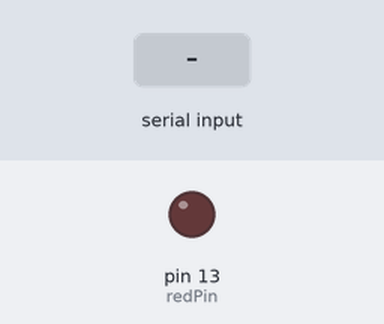
Bench run of a sketch on a simulated Arduino Uno, built with avr-gcc and run on an emulated ATmega328P. On the bench: output pins drawn as LEDs (lit = HIGH). Dashed ring = blinking. Inputs (shaded band) come from the test bench. What the sketch prints to the serial monitor is not drawn.

Above: at 1.2 s.
1.3 s: "90,45\n" received over Serial
At 1.7 s:
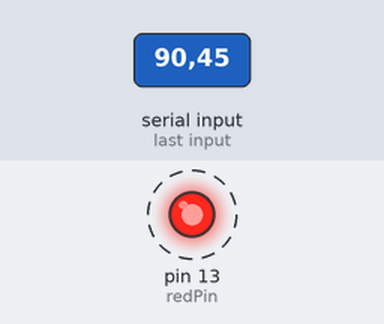
Timing chart, 0 to 10.3 s (numbered marks = the images above; inputs shaded):
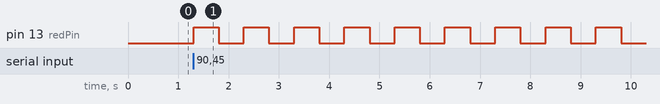

The sketch:

ReadingFromSerialMonitor.ino
```cpp
// Reading a Number from Serial Monitor
int NumOfBlinks;
String msg = "How many Blinks do you want?";
int j;
int redPin = 13;
int dt = 500;
int myNumber;

void setup() {
  // put your setup code here, to run once:

  Serial.begin(9600);
  pinMode(redPin,OUTPUT);

}

void loop() {
  // put your main code here, to run repeatedly:

  Serial.println(msg);
  while (Serial.available() == 0) {} // Could've also used a For loop
  NumOfBlinks = Serial.parseInt();

  j=1;
  while (j <= NumOfBlinks) {
    digitalWrite(redPin,HIGH);
    delay(dt);
    digitalWrite(redPin,LOW);
    delay(dt);
    j=j+1;
  }

}
```

Measured:
- after the input at 1.3 s, pin 13 (redPin): alternates HIGH for 0.50 s and LOW for 0.50 s, starting at once
